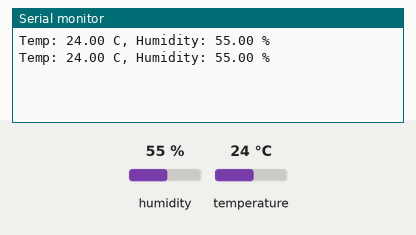
The sketch below on a simulated Arduino Uno, built with avr-gcc and run on an emulated ATmega328P. On the bench: the last lines printed to the serial monitor. Inputs (shaded band) come from the test bench; at power-on: humidity 55 %, temperature 24 °C.

Above: at 2.8 s.
2.9 s: humidity set to 22 %
At 5.3 s:
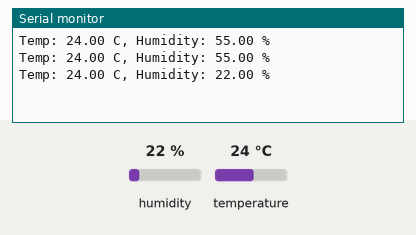
5.6 s: temperature set to 12 °C
At 6.7 s:
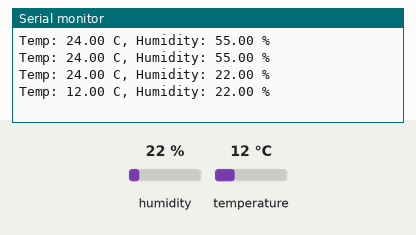
8.3 s: humidity set to 40 %
At 11.6 s:
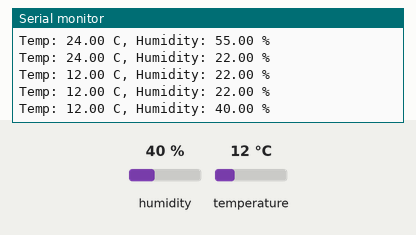
Timing chart, 0 to 13.1 s (numbered marks = the images above; inputs shaded):
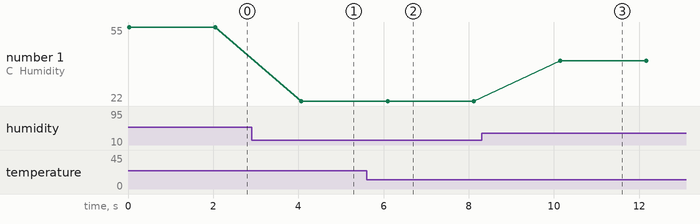

Measured:
- after the input at 2.9 s, the serial monitor: prints a new line after 1.2 s (image 1)
- after the input at 5.6 s, the serial monitor: prints a new line after 0.50 s (image 2)
- after the input at 8.3 s, the serial monitor: prints a new line after 1.8 s (image 3)
- plotted number 1: 55 → 22 after the input at 2.9 s, 22 → 40 after the input at 8.3 s

The sketch:

Temp_and_Humidity.ino
```cpp
#include <DHT.h>
#define DHTPIN 2       // Pin where the DHT sensor is connected
#define DHTTYPE DHT11  // Type of DHT sensor (DHT11 or DHT22)

// Create DHT sensor object
DHT dht(DHTPIN, DHTTYPE);

void setup() {
  Serial.begin(9600);  // Start serial communication
  dht.begin();         // Initialize the DHT sensor
}

void loop() {
  // Read temperature and humidity
  float humidity = dht.readHumidity();
  float temperature = dht.readTemperature();

  // If reading fails, print an error
  if (isnan(humidity) || isnan(temperature)) {
    Serial.println("Failed to read sensor!");
    return;
  }

  // Print values to the Serial Monitor
  Serial.print("Temp: ");
  Serial.print(temperature);
  Serial.print(" C, Humidity: ");
  Serial.print(humidity);
  Serial.println(" %");

  delay(2000);  // Wait 2 seconds before taking another reading
}
```

BLINKING_OF_LED.c
```cpp
// ===============================================BLINKING OF LED ===========================
// Pin definition for the LED
int ledPin = 13;

void setup() {

  pinMode(ledPin, OUTPUT);
}
void loop() {

  digitalWrite(ledPin, HIGH);

  // Wait for 5 seconds
  delay(5000);

  // Turn the LED off
  digitalWrite(ledPin, LOW);

  // Wait for another 5 seconds
  delay(5000);
}
//===================================================================================
```

Interupt.c
```cpp
const int buttonPin = 2; // Pin for button
const int ledPin = 13;   // Pin for LED
volatile bool ledState = LOW; // Variable to track LED state

void handleButtonPress() {
  ledState = !ledState; // Toggle LED state
}

void setup() {
  pinMode(ledPin, OUTPUT); // Set LED pin as output
  pinMode(buttonPin, INPUT_PULLUP); // Set button pin as input with pull-up
  attachInterrupt(digitalPinToInterrupt(buttonPin), handleButtonPress, FALLING); // Attach interrupt
}

void loop() {
  digitalWrite(ledPin, ledState); // Write LED state to pin
  delay(50); // Small delay
}
```
